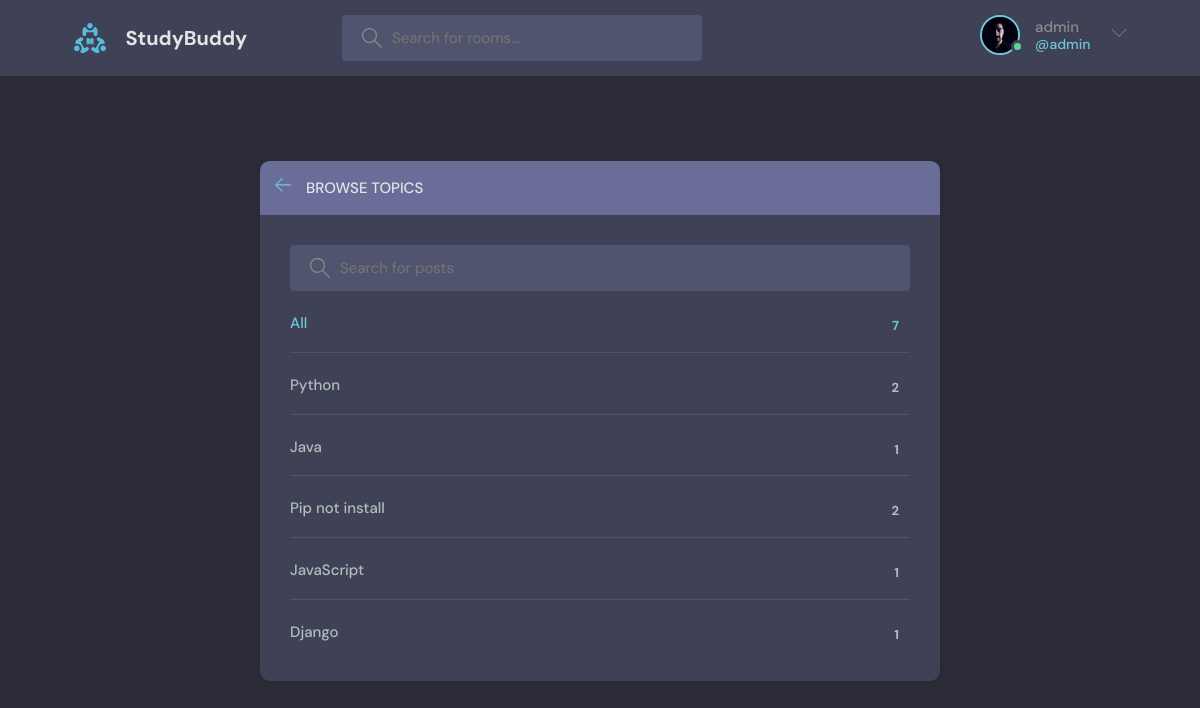
/topic-page/ (signed in), run on the app's committed database.
### base/models.py (models this page shows, shortened)
class User_detail(models.Model):
    user = models.ForeignKey(User, on_delete=models.CASCADE)
    avatar = models.ImageField(upload_to="avatar", default="avatar.svg", blank=True, null=True)
    bio = models.CharField(max_length=1000, blank=True, null=True)

class Topic(models.Model):
    name = models.CharField(max_length=1000)

### base/views.py (the view)
# urls.py: path('topic-page/', views.topic_page, name='topic-page'),
def topic_page(request):
    q = request.GET.get('q') if request.GET.get('q') != None else ''
    rooms = Room.objects.filter(
        Q(topic__name__icontains=q) |
        Q(name__icontains=q)
    ).order_by('created').reverse()
    topics = Topic.objects.all()
    room_count = Room.objects.all().count()
    context = {
        "topics":topics,
        "room_count":room_count,
        }
    return render(request, "topics.html", context)

### templates/topics.html (shortened to what this page needs)
{% extends 'base.html' %}
{% block body %}
    <main class="create-room layout">
      <div class="container">
        <div class="layout__box">
          <div class="layout__boxHeader">
            <div class="layout__boxTitle">
              <a href="index.html">
                <svg version="1.1" xmlns="http://www.w3.org/2000/svg" width="32" height="32" viewBox="0 0 32 32">
                  <title>arrow-left</title>
                  <path
                    d="M13.723 2.286l-13.723 13.714 13.719 13.714 1.616-1.611-10.96-10.96h27.625v-2.286h-27.625l10.965-10.965-1.616-1.607z"
                  ></path>
                </svg>
              </a>
              <h3>Browse Topics</h3>
            </div>
          </div>
          <div class="topics-page layout__body">
            <form class="header__search" method="GET" action="{% url 'home' %}">
              <label>
                <input name="q" placeholder="Search for posts" />
              </label>
            </form>
            <ul class="topics__list">
              <li>
                <a href="/" class="active">All <span>{{room_count}}</span></a>
              </li>
              {% for topic in topics %}
              <li>
                <a href="{% url 'home' %}?q={{topic.name}}">{{topic.name}} <span>{{topic.room_set.all.count}}</span></a>
              </li>
              {% endfor %}
            </ul>
          </div>
        </div>
      </div>
    </main>
{% endblock body %}

### templates/base.html (shortened to what this page needs)
<!DOCTYPE html>
<html lang="en">
{% load static %}
<head>
  <link rel="stylesheet" href="{% static 'css/style.css' %}" />
</head>
<body>
  <header class="header header--loggedIn">
    <div class="container">
      <a href="/" class="header__logo">
        <img src="{% static 'assets/logo.svg' %} " />
        <h1>StudyBuddy</h1>
      </a>
      <form class="header__search" method="GET" action="">
        <label>
          <input name="q" placeholder="Search for rooms..." />
        </label>
      </form>
      <nav class="header__menu">
        {% if user.is_authenticated %}
        <div>
          <div class="header__user">
            <a href="{% url 'profile-page' request.user.id %}">
              <div class="avatar avatar--medium active">
                <img src="{{ request.user.user_detail_set.all.first.avatar.url }}" alt="">
              </div>
              <p>{{request.user.username}} <span>@{{request.user.username}}</span></p>
            </a>
            <button class="dropdown-button">
              <svg version="1.1" xmlns="http://www.w3.org/2000/svg" width="32" height="32" viewBox="0 0 32 32">
                <title>chevron-down</title>
                <path d="M16 21l-13-13h-3l16 16 16-16h-3l-13 13z"></path>
              </svg>
            </button>
          </div>
        </div>
        {% endif %}
      </nav>
    </div>
  </header>
  {% block body %}
  {% endblock body %}
</body>
</html>

### static/css/style.css (style rules this page uses)
:root { --color-main: #71c6dd; --color-main-light: #e1f6fb; --color-dark: #3f4156; --color-dark-medium: #51546e; --color-dark-light: #696d97; --color-light: #e5e5e5; --color-gray: #8b8b8b; --color-light-gray: #b2bdbd; --color-bg: #2d2d39; --color-success: #5dd693; --color-error: #fc4b0b; }
* { font-family: "DM Sans", -apple-system, BlinkMacSystemFont, "Segoe UI", Roboto, Oxygen, Ubuntu, Cantarell, "Open Sans", "Helvetica Neue", sans-serif; margin: 0; padding: 0; box-sizing: border-box; text-rendering: optimizeLegibility; font-size: inherit; }
html { font-size: 56.25%; }
@media only screen and (min-width: 1200px) { html { font-size: 62.5%; } }
body { line-height: 1.6; font-weight: 400; font-size: 1.5rem; color: var(--color-light-gray); background-color: var(--color-bg); min-height: 100vh; }
img { width: 100%; }
a { display: inline-block; color: var(--color-main); text-decoration: none; }
.container { max-width: 120rem; width: 90%; margin: auto; }
.avatar { position: relative; display: inline-block; border-radius: 50%; border: 2px solid var(--color-main); }
.avatar img { display: block; border-radius: 50%; object-fit: cover; object-position: center; }
.avatar::after { content: ""; display: block; position: absolute; background-color: var(--color-gray); z-index: 111; border-radius: 50%; border: 0.3rem solid var(--color-dark); }
.avatar.active::after { background-color: var(--color-success); }
.avatar.avatar--medium img { width: 3.6rem; height: 3.6rem; border-radius: 50%; }
.avatar.avatar--medium:after { width: 0.7rem; height: 0.7rem; bottom: 0px; right: -6px; }
.header { padding: 1.5rem; background-color: var(--color-dark); }
.header > .container { display: flex; gap: 9.5rem; }
.header__logo, .header__user { display: flex; gap: 2rem; align-items: center; }
.header__logo > img { height: 3.2rem; width: 3.2rem; }
.header__logo > h1 { font-weight: 700; font-size: 2rem; color: var(--color-light); }
.header__search > label { background-color: var(--color-dark-medium); padding: 1.3rem 1rem; display: flex; align-items: center; gap: 1rem; border-radius: 4px; }
.header__search svg { fill: var(--color-gray); width: 2rem; height: 2rem; margin-left: 1rem; }
.header__search input { width: 30rem; background: transparent; border: none; outline: none; color: var(--color-light); }
.header__menu { margin-left: auto; position: relative; }
.header__menu a { display: flex; gap: 1.5rem; align-items: center; font-weight: 500; text-decoration: none; color: var(--color-gray); }
.header__menu img { height: 3.6rem; }
.header__menu p { line-height: 1.2; }
.header__menu span { color: var(--color-main); font-weight: 500; font-size: 1.4rem; display: block; }
.header__menu svg { width: 1.6rem; height: 1.6rem; fill: var(--color-dark-light); }
.dropdown-button { background: transparent; border: 0; outline: 0; cursor: pointer; }
.layout { margin-top: 2.4rem; }
.layout > .container { display: flex; justify-content: space-between; align-items: flex-start; }
.layout__box { width: 90%; max-width: 48rem; min-height: 40rem; position: absolute; top: 50%; left: 50%; transform: translate(-50%, -46%); background-color: var(--color-dark); border-radius: 1rem; box-shadow: 1px 1px 6px 3px rgba(0, 0, 0, 0.1); overflow: hidden; }
.layout__boxHeader { display: flex; padding: 1.5rem; background-color: var(--color-dark-light); }
.layout__boxTitle { display: flex; gap: 1.5rem; align-items: center; }
.layout__boxTitle h3 { text-transform: uppercase; font-weight: 500; color: var(--color-light); }
.layout__boxTitle svg { width: 1.6rem; height: 1.6rem; fill: var(--color-main); }
.layout__body { margin: 3rem; }
.topics__list { list-style: none; }
.topics__list li a { display: flex; justify-content: space-between; margin-bottom: 3rem; font-weight: 500; color: var(--color-light-gray); transition: all 0.3s ease-in-out; }
.topics__list li a.active, .topics__list li a:hover { color: var(--color-main); }
.topics__list li a span { padding: 0.5rem 1rem; background-color: var(--color-dark); border-radius: 3px; font-size: 1.3rem; font-weight: 700; letter-spacing: 1px; }
.topics-page .topics__list li:not(:last-child) a { margin: 2rem 0; padding-bottom: 1rem; text-decoration: none; border-bottom: 1px solid var(--color-dark-medium); }
.topics-page .header__search { display: block; }
.create-room.layout .layout__box { max-width: 68rem; }

### data on the page
Topic: name "Python", room_set.all.count "2"
Topic: name "Java", room_set.all.count "1"
Topic: name "Pip not install", room_set.all.count "2"
Topic: name "JavaScript", room_set.all.count "1"
Topic: name "Django", room_set.all.count "1"

### other printed values
{{ request.user.username }} "admin"
{{ room_count }} "7"
